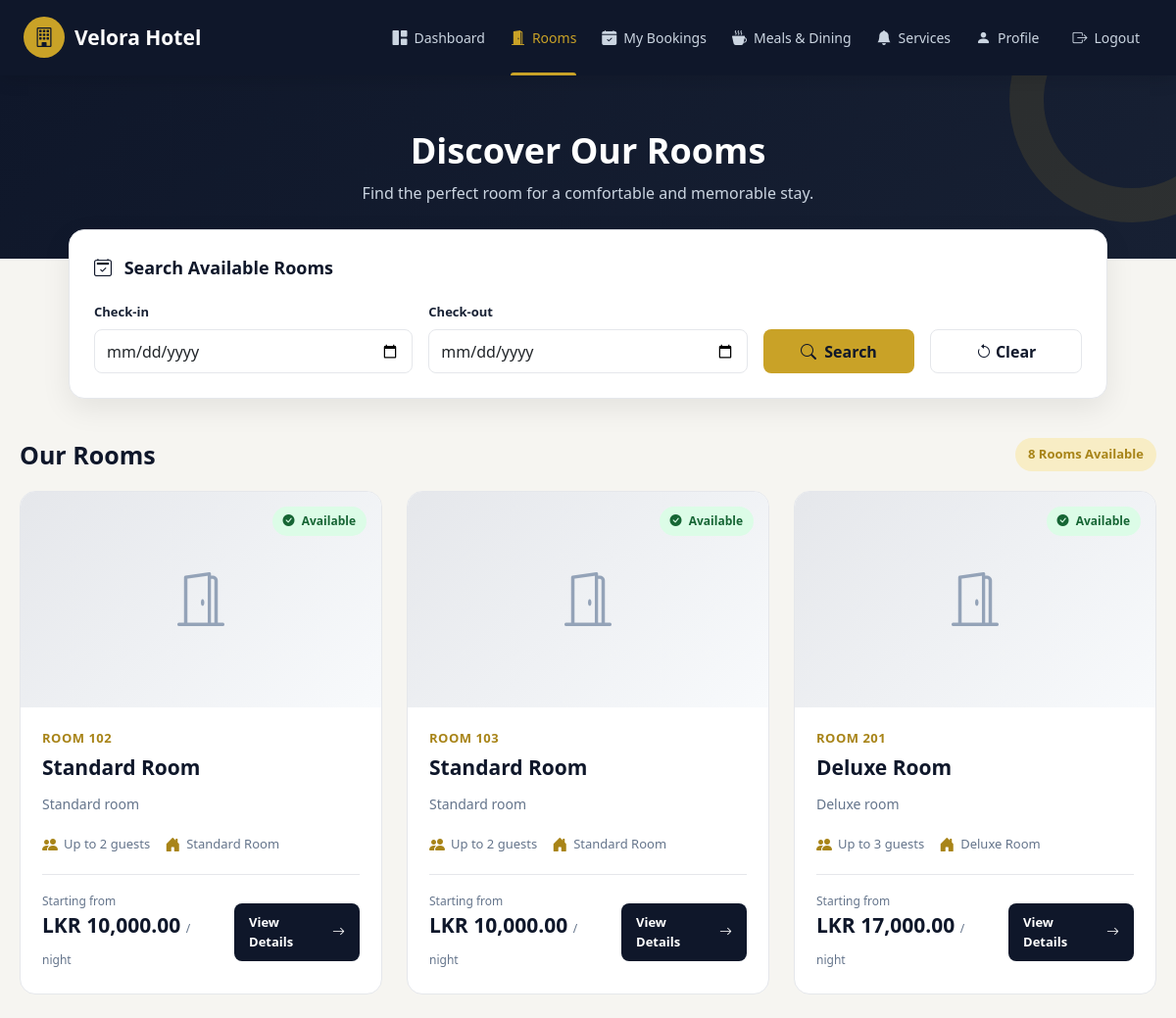
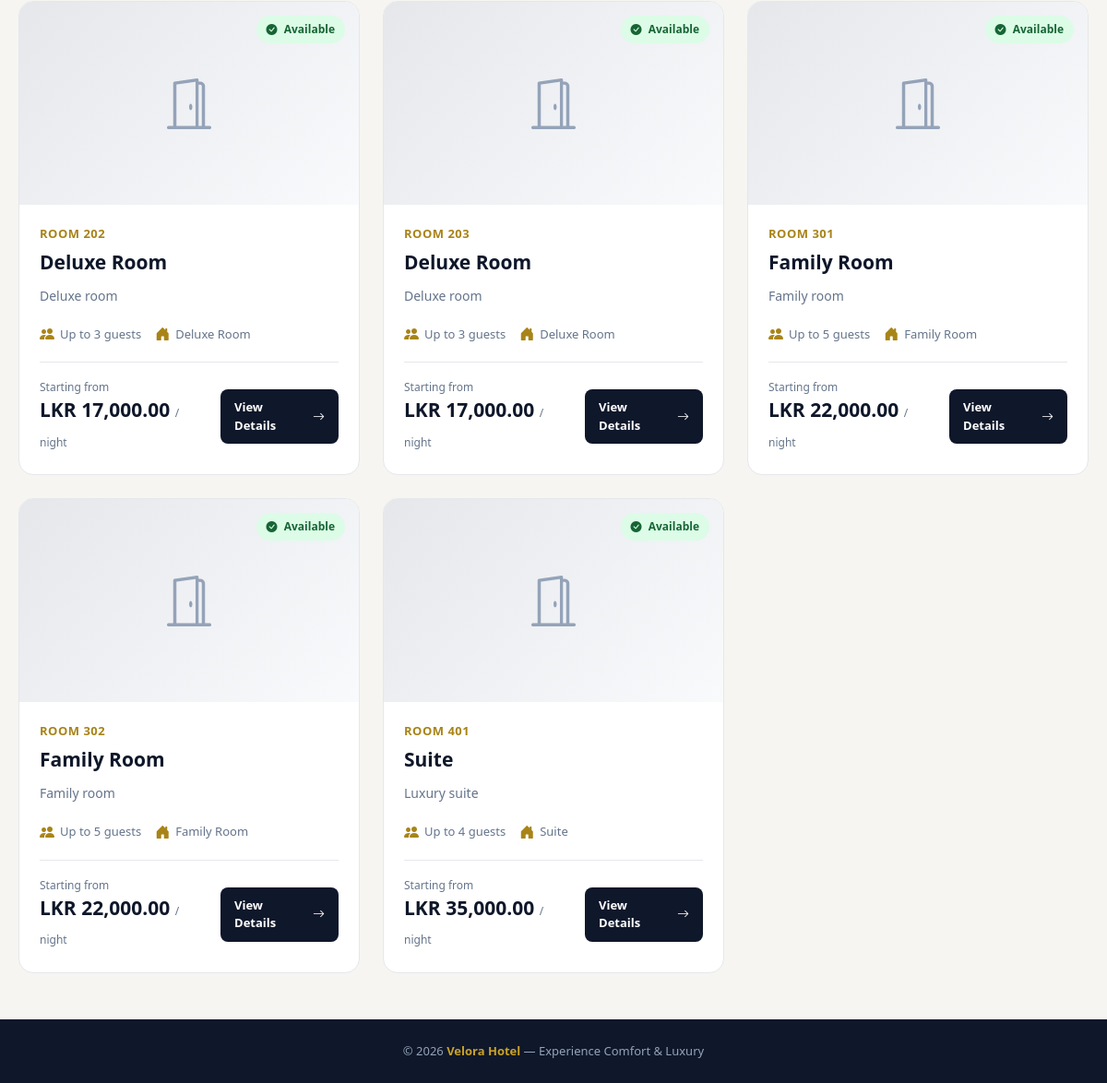
Screenshot of /customer/rooms.php (signed in) with the database file from the repository (2 pictures, top to bottom).
### tables this page shows
CREATE TABLE `rooms` (
  `id` int(11) NOT NULL,
  `room_number` varchar(20) NOT NULL,
  `room_type_id` int(11) NOT NULL,
  `floor_number` int(11) DEFAULT 1,
  `status` enum('available','occupied','maintenance','cleaning') DEFAULT 'available',
  `description` text DEFAULT NULL,
  `created_at` timestamp NOT NULL DEFAULT current_timestamp()
);

CREATE TABLE `room_types` (
  `id` int(11) NOT NULL,
  `type_name` varchar(100) NOT NULL,
  `description` text DEFAULT NULL,
  `base_price` decimal(10,2) NOT NULL,
  `capacity` int(11) NOT NULL DEFAULT 1,
  `created_at` timestamp NOT NULL DEFAULT current_timestamp()
);

### includes/functions.php (called while the page is built, shortened)
<?php
function e($value)
{
    return htmlspecialchars(
        $value ?? '',
        ENT_QUOTES,
        'UTF-8'
    );
}

### customer/rooms.php (the view, shortened to what this page needs)
<?php
require_once "../config/db.php";
require_once "../includes/functions.php";
$check_in  = trim($_GET["check_in"] ?? "");
$check_out = trim($_GET["check_out"] ?? "");
$rooms = [];
$searched = false;
$hasImageColumn = false;
try {
    $columnCheck = $pdo->query("
        SHOW COLUMNS FROM rooms LIKE 'image'
    ");
    $hasImageColumn = ($columnCheck->fetch(PDO::FETCH_ASSOC) !== false);
} catch (PDOException $e) {
    $error = "Database Error: " . $e->getMessage();
}
$imageSelect = $hasImageColumn
    ? "r.image"
    : "NULL AS image";
if ($check_in !== "" && $check_out !== "") {
    $searched = true;
    $today = date("Y-m-d");
    if ($check_in < $today) {
        $error = "Check-in date cannot be before today.";
    }
    elseif ($check_out <= $check_in) {
        $error = "Check-out date must be after the check-in date.";
    }
    else {
        try {
            $sql = "
                SELECT
                    r.id,
                    r.room_number,
                    r.description,
                    r.status,
                    $imageSelect,
                    rt.type_name,
                    rt.base_price,
                    rt.capacity
                FROM rooms r
                INNER JOIN room_types rt
                    ON r.room_type_id = rt.id
                WHERE r.status = 'available'
                /* ROOM 402 IS NOT DISPLAYED */
                AND r.room_number <> '402'
                /* EXCLUDE ALREADY BOOKED ROOMS */
                AND r.id NOT IN (
                    SELECT b.room_id
                    FROM bookings b
                    WHERE b.booking_status IN
                        ('pending', 'confirmed', 'checked_in')
                    AND b.check_in < ?
                    AND b.check_out > ?
                )
                ORDER BY
                    CAST(r.room_number AS UNSIGNED)
            ";
            $stmt = $pdo->prepare($sql);
            $stmt->execute([
                $check_out,
                $check_in
            ]);
            $rooms = $stmt->fetchAll(PDO::FETCH_ASSOC);
        } catch (PDOException $e) {
            $error = "Database Error: " . $e->getMessage();
        }
    }
}
else {
    try {
        $sql = "
            SELECT
                r.id,
                r.room_number,
                r.description,
                r.status,
                $imageSelect,
                rt.type_name,
                rt.base_price,
                rt.capacity
            FROM rooms r
            INNER JOIN room_types rt
                ON r.room_type_id = rt.id
            WHERE r.status = 'available'
            /* ROOM 402 IS NOT DISPLAYED */
            AND r.room_number <> '402'
            ORDER BY
                CAST(r.room_number AS UNSIGNED)
        ";
        $stmt = $pdo->query($sql);
        $rooms = $stmt->fetchAll(PDO::FETCH_ASSOC);
    } catch (PDOException $e) {
        $error = "Database Error: " . $e->getMessage();
    }
}
?>
<!DOCTYPE html>
<html lang="en">
<head>
    <link
        href="https://cdn.jsdelivr.net/npm/bootstrap@5.3.3/dist/css/bootstrap.min.css"
        rel="stylesheet"
    >
    <link
        href="https://cdn.jsdelivr.net/npm/bootstrap-icons@1.11.3/font/bootstrap-icons.css"
        rel="stylesheet"
    >
</head>
<body>
<nav class="navbar navbar-expand-lg velora-navbar">
    <div class="container-fluid px-lg-4">
        <a
            class="navbar-brand velora-brand"
            href="dashboard.php"
        >
            <span class="brand-icon">
                <i class="bi bi-building"></i>
            </span>
            <span>Velora Hotel</span>
        </a>
        <div
            class="collapse navbar-collapse"
            id="customerNavbar"
        >
            <ul class="navbar-nav ms-auto align-items-lg-center">
                <li class="nav-item">
                    <a
                        class="nav-link"
                        href="dashboard.php"
                    >
                        <i class="bi bi-grid-1x2-fill"></i>
                        Dashboard
                    </a>
                </li>
                <li class="nav-item">
                    <a
                        class="nav-link active"
                        href="rooms.php"
                    >
                        <i class="bi bi-door-open-fill"></i>
                        Rooms
                    </a>
                </li>
                <li class="nav-item">
                    <a
                        class="nav-link"
                        href="bookings.php"
                    >
                        <i class="bi bi-calendar-check-fill"></i>
                        My Bookings
                    </a>
                </li>
                <li class="nav-item">
                    <a
                        class="nav-link"
                        href="meals.php"
                    >
                        <i class="bi bi-cup-hot-fill"></i>
                        Meals & Dining
                    </a>
                </li>
                <li class="nav-item">
                    <a
                        class="nav-link"
                        href="service_requests.php"
                    >
                        <i class="bi bi-bell-fill"></i>
                        Services
                    </a>
                </li>
                <li class="nav-item">
                    <a
                        class="nav-link"
                        href="profile.php"
                    >
                        <i class="bi bi-person-fill"></i>
                        Profile
                    </a>
                </li>
                <li class="nav-item ms-lg-2">
                    <a
                        class="nav-link logout-nav"
                        href="../auth/logout.php"
                    >
                        <i class="bi bi-box-arrow-right"></i>
                        Logout
                    </a>
                </li>
            </ul>
        </div>
    </div>
</nav>
<section class="page-hero">
    <h1>
        Discover Our Rooms
    </h1>
    <p>
        Find the perfect room for a comfortable and memorable stay.
    </p>
</section>
<div class="search-wrapper">
    <div class="search-card">
        <div class="search-title">
            <i class="bi bi-calendar2-check me-2"></i>
            Search Available Rooms
        </div>
        <form
            method="GET"
            action="rooms.php"
        >
            <div class="row g-3 align-items-end">
                <div class="col-md-4">
                    <label
                        for="check_in"
                        class="form-label"
                    >
                        Check-in
                    </label>
                    <input
                        type="date"
                        class="form-control"
                        id="check_in"
                        name="check_in"
                        value="<?= e($check_in); ?>"
                        min="<?= date("Y-m-d"); ?>"
                    >
                </div>
                <div class="col-md-4">
                    <label
                        for="check_out"
                        class="form-label"
                    >
                        Check-out
                    </label>
                    <input
                        type="date"
                        class="form-control"
                        id="check_out"
                        name="check_out"
                        value="<?= e($check_out); ?>"
                        min="<?= date("Y-m-d"); ?>"
                    >
                </div>
                <div class="col-md-2">
                    <button
                        type="submit"
                        class="search-btn"
                    >
                        <i class="bi bi-search me-1"></i>
                        Search
                    </button>
                </div>
                <div class="col-md-2">
                    <a
                        href="rooms.php"
                        class="clear-btn"
                    >
                        <i class="bi bi-arrow-counterclockwise me-1"></i>
                        Clear
                    </a>
                </div>
            </div>
        </form>
    </div>
</div>
<div class="rooms-container">
    <div class="results-title">
        <h2>
            <?php if ($searched): ?>
                Available Rooms
            <?php else: ?>
                Our Rooms
            <?php endif; ?>
        </h2>
        <span class="room-count">
            <?= count($rooms); ?>
            Room<?= count($rooms) !== 1 ? "s" : ""; ?>
            Available
        </span>
    </div>
    <?php if (count($rooms) > 0): ?>
        <div class="rooms-grid">
            <?php foreach ($rooms as $room): ?>
                <?php
                $imagePath = "";
                ?>
                <div class="room-card">
                    <div class="room-image">
                        <?php if ($imagePath !== ""): ?>
                            <img
                                src="<?= e($imagePath); ?>"
                                alt="Room <?= e($room["room_number"]); ?>"
                                onerror="this.style.display='none'; this.nextElementSibling.style.display='flex';"
                            >
                            <div
                                class="image-placeholder"
                                style="display:none;"
                            >
                                <i class="bi bi-door-open"></i>
                            </div>
                        <?php else: ?>
                            <div class="image-placeholder">
                                <i class="bi bi-door-open"></i>
                            </div>
                        <?php endif; ?>
                        <span class="available-badge">
                            <i class="bi bi-check-circle-fill me-1"></i>
                            Available
                        </span>
                    </div>
                    <div class="room-body">
                        <div class="room-number">
                            Room
                            <?= e($room["room_number"]); ?>
                        </div>
                        <div class="room-name">
                            <?= e($room["type_name"]); ?>
                        </div>
                        <div class="room-description">
                            <?php
                            $description =
                                trim($room["description"] ?? "");
                            if ($description !== "") {
                                echo e($description);
                            } else {
                                echo "Enjoy a comfortable stay with modern facilities and a relaxing atmosphere.";
                            }
                            ?>
                        </div>
                        <div class="room-info">
                            <div class="room-info-item">
                                <i class="bi bi-people-fill"></i>
                                <span>
                                    Up to
                                    <?= (int)$room["capacity"]; ?>
                                    guest<?= (int)$room["capacity"] !== 1 ? "s" : ""; ?>
                                </span>
                            </div>
                            <div class="room-info-item">
                                <i class="bi bi-house-door-fill"></i>
                                <span>
                                    <?= e($room["type_name"]); ?>
                                </span>
                            </div>
                        </div>
                        <div class="room-footer">
                            <div>
                                <div class="price-label">
                                    Starting from
                                </div>
                                <div class="room-price">
                                    LKR
                                    <?= number_format(
                                        (float)$room["base_price"],
                                        2
                                    ); ?>
                                    <small>
                                        / night
                                    </small>
                                </div>
                            </div>
                            <a
                                href="room_details.php?id=<?= (int)$room["id"]; ?>&check_in=<?= urlencode($check_in); ?>&check_out=<?= urlencode($check_out); ?>"
                                class="details-btn"
                            >
                                View Details
                                <i class="bi bi-arrow-right"></i>
                            </a>
                        </div>
                    </div>
                </div>
            <?php endforeach; ?>
        </div>
    <?php endif; ?>
</div>
<footer class="page-footer">
    © <?= date("Y"); ?>
    <strong>Velora Hotel</strong>
    — Experience Comfort & Luxury
</footer>
</body>
</html>

### rows the page displays
rooms: room_number "102", room_type.type_name "Standard Room", description "Standard room", room_type.capacity "2", room_type.base_price "10,000.00"
rooms: room_number "103", room_type.type_name "Standard Room", description "Standard room", room_type.capacity "2", room_type.base_price "10,000.00"
rooms: room_number "201", room_type.type_name "Deluxe Room", description "Deluxe room", room_type.capacity "3", room_type.base_price "17,000.00"
rooms: room_number "202", room_type.type_name "Deluxe Room", description "Deluxe room", room_type.capacity "3", room_type.base_price "17,000.00"
rooms: room_number "203", room_type.type_name "Deluxe Room", description "Deluxe room", room_type.capacity "3", room_type.base_price "17,000.00"
rooms: room_number "301", room_type.type_name "Family Room", description "Family room", room_type.capacity "5", room_type.base_price "22,000.00"
rooms: room_number "302", room_type.type_name "Family Room", description "Family room", room_type.capacity "5", room_type.base_price "22,000.00"
rooms: room_number "401", room_type.type_name "Suite", description "Luxury suite", room_type.capacity "4", room_type.base_price "35,000.00"

### other values shown
count($rooms) "8"
